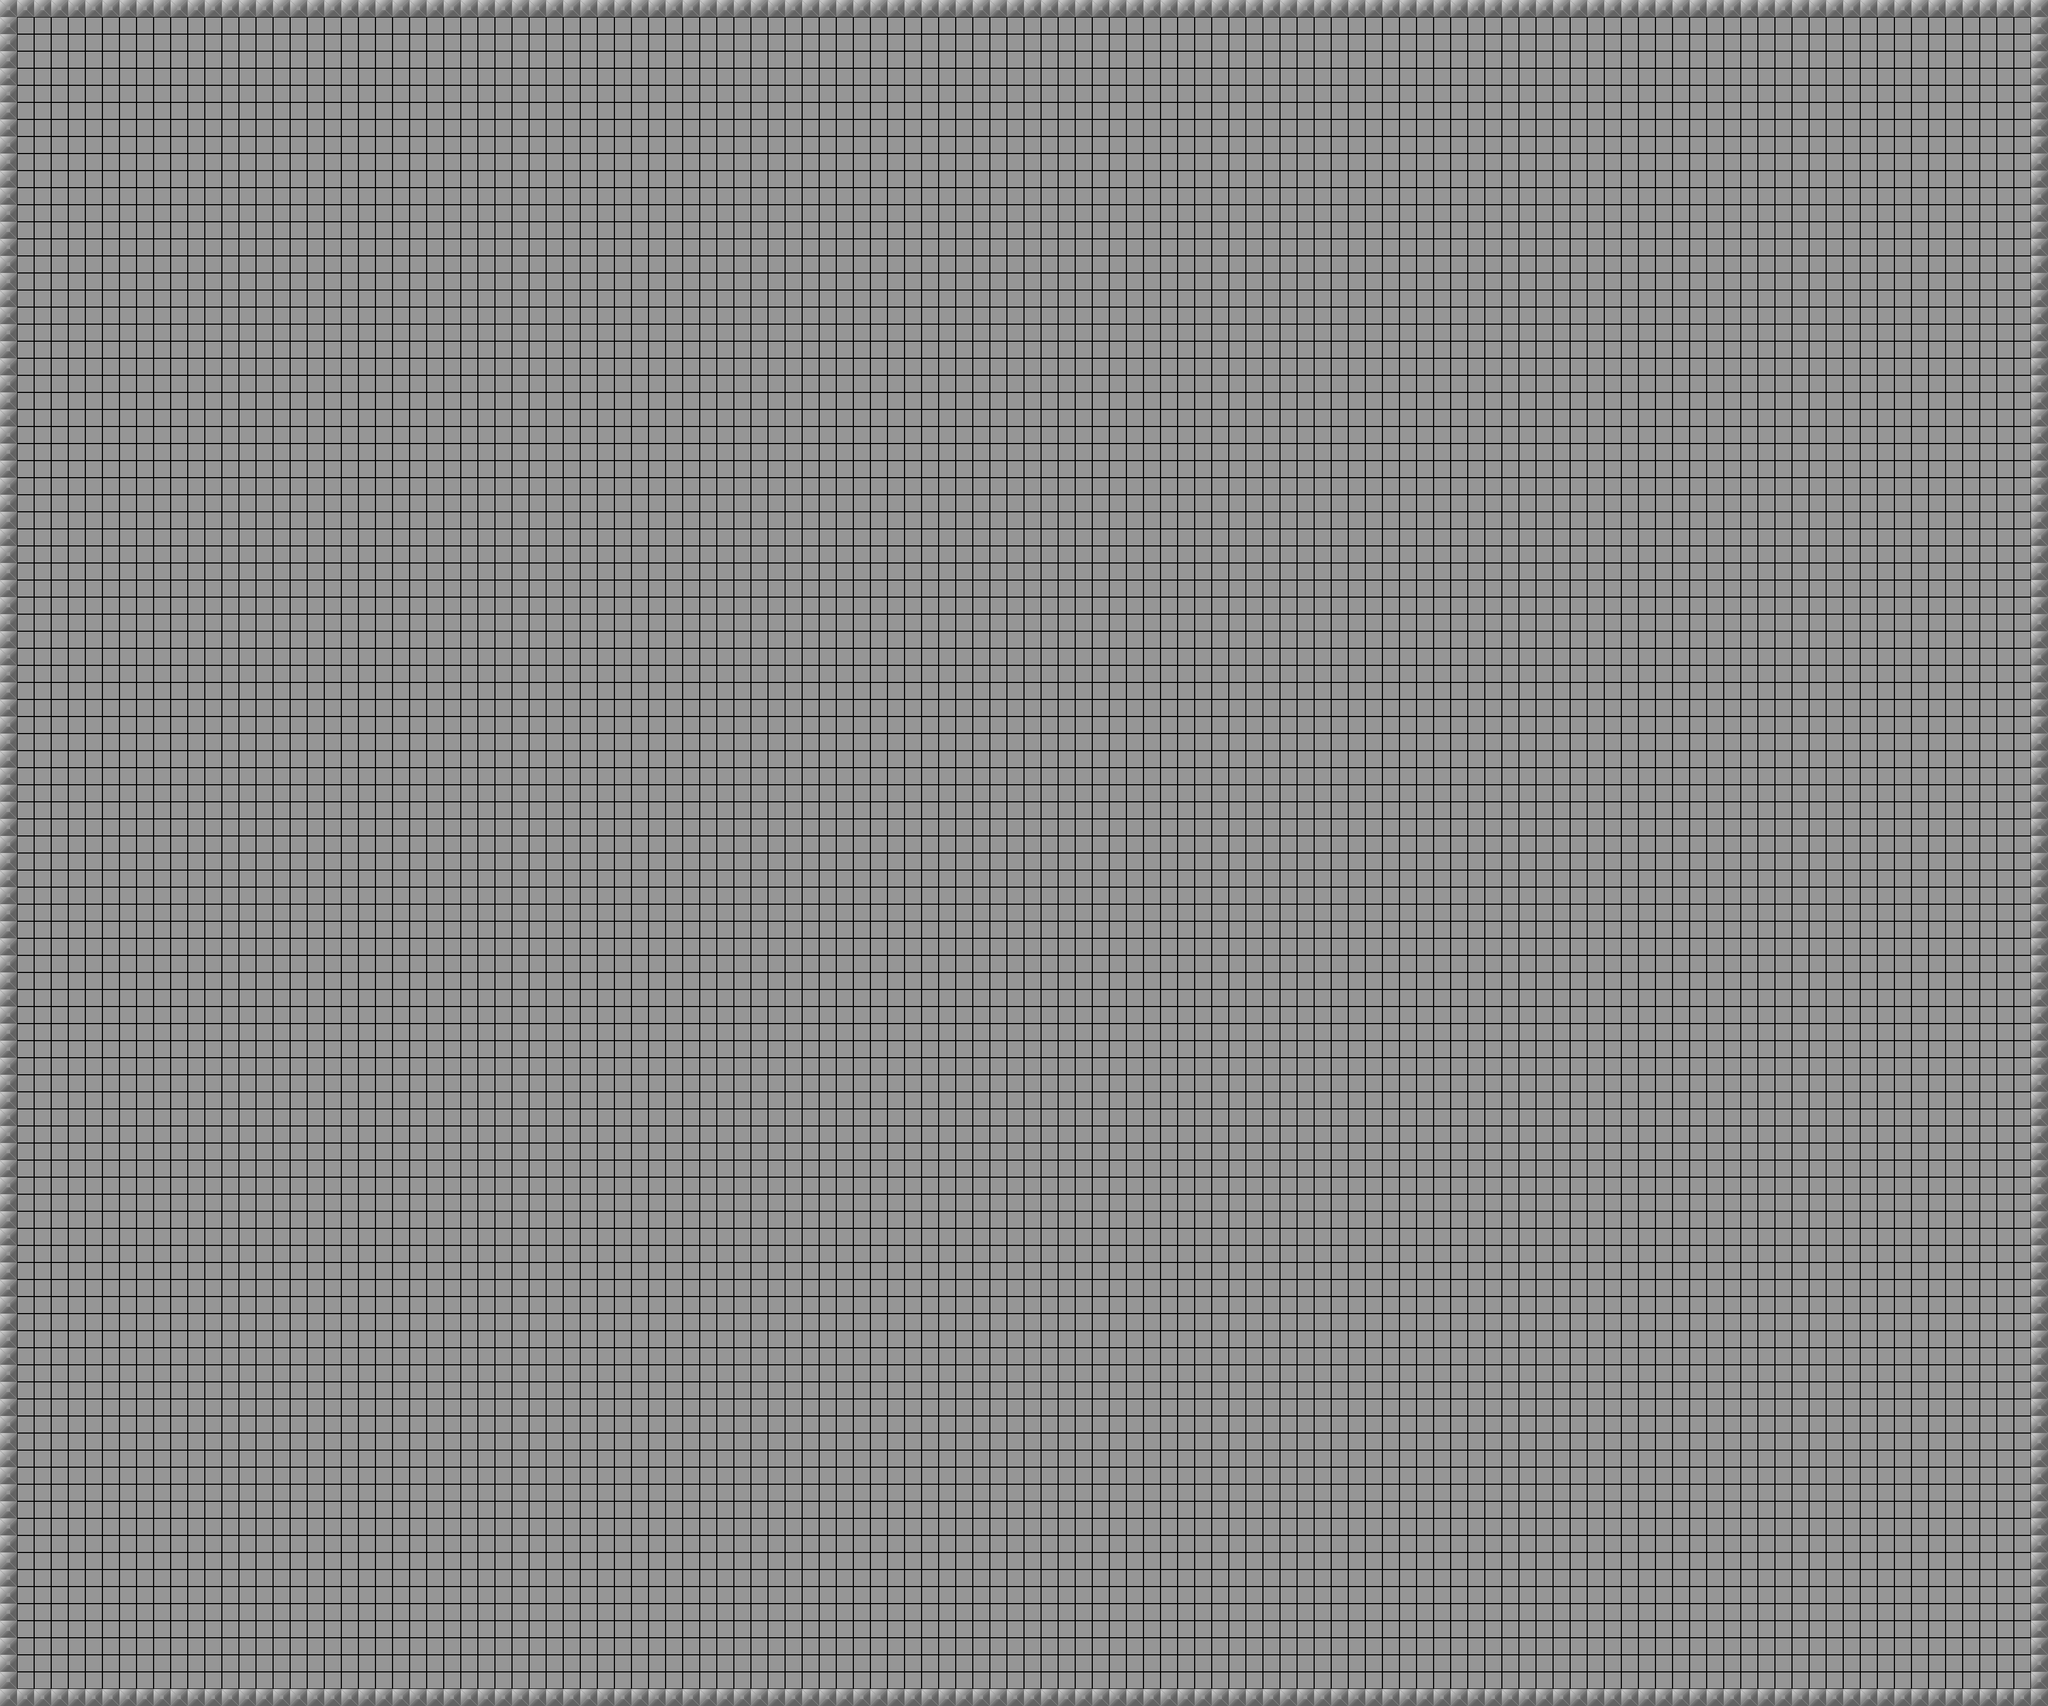

This is a level from a 2D game, rendered from its Tiled map with the project's own tilesets. A one-line summary and the map file follow, with tile-layer data summarised:
An orthogonal 120x100 tile map with 32x32 px tiles, 2 tile layers (Floor, Edges), 2 tilesets and 1 object.

<map version="1.0" orientation="orthogonal" renderorder="right-up" width="120" height="100" tilewidth="32" tileheight="32" nextobjectid="1">
 <tileset firstgid="1" name="FloorTile" tilewidth="32" tileheight="32" tilecount="1">
  <image source="../../Resources/Art/FloorTile.png" width="32" height="32" />
 </tileset>
 <tileset firstgid="2" name="EdgeTile" tilewidth="32" tileheight="32" tilecount="1">
  <image source="../../Resources/Art/EdgeTile.png" width="32" height="32" />
  <tile id="0">
   <objectgroup draworder="index">
    <object id="0" x="0" y="0" width="32" height="32" />
   </objectgroup>
  </tile>
 </tileset>
 <layer name="Floor" width="120" height="100">
  <data>[12000 cells, 12000 non-empty, 1 distinct tile ids]</data>
 </layer>
 <layer name="Edges" width="120" height="100">
  <data>[12000 cells, 436 non-empty, 1 distinct tile ids]</data>
 </layer>
</map>